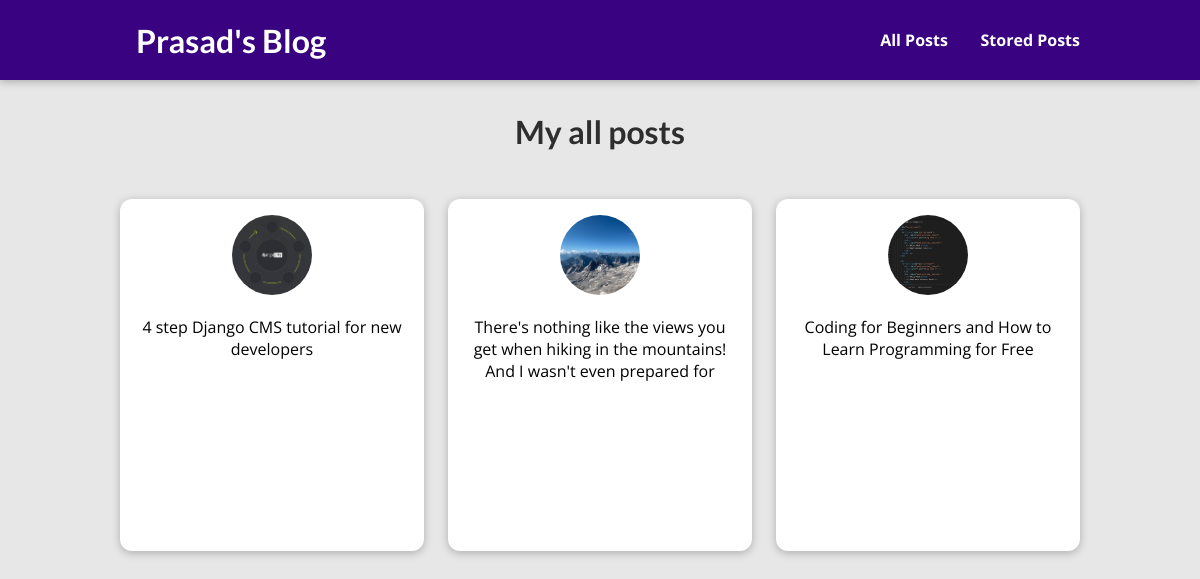
The page /posts on the database its author committed.
### blog/models.py (models this page shows, shortened)
class Post(models.Model):
    title       = models.CharField(max_length=100)
    excert      = models.CharField(max_length=100)
    img_name    = models.ImageField(upload_to="posts",null=True)
    date        = models.DateField(auto_now=True)
    content     = models.TextField(validators=[MinLengthValidator(10)])
    author      = models.ForeignKey(Author,on_delete=models.SET_NULL,null=True)
    tags        = models.ManyToManyField(Tag)

### blog/views.py (the view)
# urls.py: path("posts",AllPostsView.as_view(),name="posts"),
class AllPostsView(ListView):
    template_name = "all-posts.html"
    model = Post
    ordering = ["-date"]
    context_object_name = "posts"

### blog/templates/all-posts.html (shortened to what this page needs)
{% extends 'base.html' %}
{% load static %}
{% block style %}
<link rel="stylesheet" href="{% static 'app-posts.css' %}">
<link rel="stylesheet" href="{% static 'posts.css' %}">
{% endblock %}
{% block body %}
<section id="all-posts">
    <h2>My all posts</h2>
    <ul>
        {% for post in posts %}
            {% include 'include/post.html' %}
        {% endfor %}
    </ul>
</section>
{% endblock %}

### blog/templates/include/post.html
{% load static %}
<article class="post">
    <a href="{% url 'post-detail' post.id %}">
        <img src="{{post.img_name.url}}" alt="{{post.title}}" />
        <div class="post__content">
            <p>{{post.excert}}</p>
        </div>
    </a>
</article>

### blog/static/app.css (style rules this page uses)
* { box-sizing: border-box; }
html { font-family: 'Open Sans', 'Lato', sans-serif; }
body { margin: 0; }
h1, h2, h3 { font-family: 'Lato', sans-serif; font-weight: bold; }

### blog/static/app-posts.css (style rules this page uses)
body { background-color: #e7e7e7; }
#all-posts { margin: 7rem auto; width: 90%; max-width: 60rem; }
#all-posts h2 { text-align: center; font-size: 2rem; color: #2e2e2e; margin: 3rem 0; }
ul { list-style: none; margin: 0; padding: 0; display: grid; grid-template-columns: repeat(auto-fill, minmax(17rem, 1fr)); gap: 1.5rem; }
.post img { width: 7rem; height: 7rem; }
.post a { height: 22rem; transform-origin: center; box-shadow: 0 2px 8px rgba(0, 0, 0, 0.25); border-radius: 12px; background-color: white; }

### blog/static/posts.css (style rules this page uses)
.post { display: flex; flex-direction: column; align-items: center; text-align: center; }
.post a { text-decoration: none; color: black; transition: all 0.2s ease; padding: 1rem; }
.post img { width: 5rem; height: 5rem; object-fit: cover; border-radius: 50%; }

### rows shown on the page
Post: img_name (picture), excert "4 step Django CMS tutorial for new developers"
Post: img_name (picture), excert "There's nothing like the views you get when hiking in the mountains! And I wasn't even prepared for"
Post: img_name (picture), excert "Coding for Beginners and How to Learn Programming for Free"
